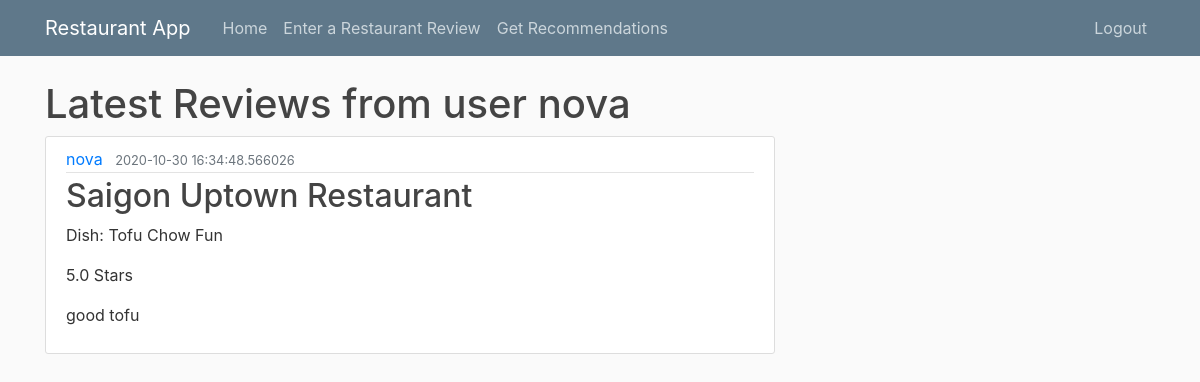
The app's page /home (signed in) with its own data.
### flaskapp/models.py (models this page shows, shortened)
class User(db.Model, UserMixin):
    id = db.Column(db.Integer, primary_key=True)
    username = db.Column(db.String(20), unique=True, nullable=False)
    email = db.Column(db.String(120), unique=True, nullable=False)
    image_file = db.Column(db.String(20), nullable=False, default='default.jpg')
    password = db.Column(db.String(60), nullable=False)

class Review(db.Model):
    id = db.Column(db.Integer, primary_key=True)
    name = db.Column(db.String(100), nullable=False)
    dish = db.Column(db.String(100), nullable=True)
    rating = db.Column(db.Float, nullable=False)
    date_posted = db.Column(db.DateTime, nullable=False, default=datetime.utcnow)
    review = db.Column(db.Text, nullable=True)
    user_id = db.Column(db.Integer, db.ForeignKey('user.id'), nullable=False)

### flaskapp/routes.py (the view)
@app.route("/")
@app.route("/home")
def home():
    if current_user.is_authenticated:
        query = Review.query.filter_by(user_id=current_user.id).all()
    else:
        query = Review.query.all()
    posts = [{'author': User.query.get(review.user_id).username, 'name': review.name, 'dish': review.dish, 'rating': review.rating, \
        'review': review.review, 'date_posted': review.date_posted} for review in query]
    return render_template('home.html', posts=posts, current_user=current_user)

### flaskapp/models.py (called while the page is built)
@login_manager.user_loader
def load_user(user_id):
    return User.query.get(int(user_id))

### flaskapp/templates/home.html
{% extends "layout.html" %}
{% block content %}
<h1>Latest Reviews from user {{ current_user.username }}</h1>
    {% for post in posts %}
        <article class="media content-section">
          <div class="media-body">
            <div class="article-metadata">
              <a class="mr-2" href="#">{{ post.author }}</a>
              <small class="text-muted">{{ post.date_posted }}</small>
            </div>
            <h2><a class="article-title" href="#">{{ post.name }}</a></h2>
            <p class="article-content">Dish: {{ post.dish }}</p>
            <p class="article-content">{{ post.rating }} Stars</p>
            <p class="article-content">{{ post.review }}</p>
          </div>
        </article>
    {% endfor %}
{% endblock content %}

### flaskapp/static/main.css (style rules this page uses)
body { background: #fafafa; color: #333333; margin-top: 5rem; }
h1, h2, h3, h4, h5, h6 { color: #444444; }
.content-section { background: #ffffff; padding: 10px 20px; border: 1px solid #dddddd; border-radius: 3px; margin-bottom: 20px; }
.article-title { color: #444444; }
.article-content { white-space: pre-line; }
.article-metadata { padding-bottom: 1px; margin-bottom: 4px; border-bottom: 1px solid #e3e3e3 }

### records on screen
User: username "nova", author "nova"
Review: date_posted "2020-10-30 16:34:48.566026", name "Saigon Uptown Restaurant", dish "Tofu Chow Fun", rating "5.0", review "good tofu"
